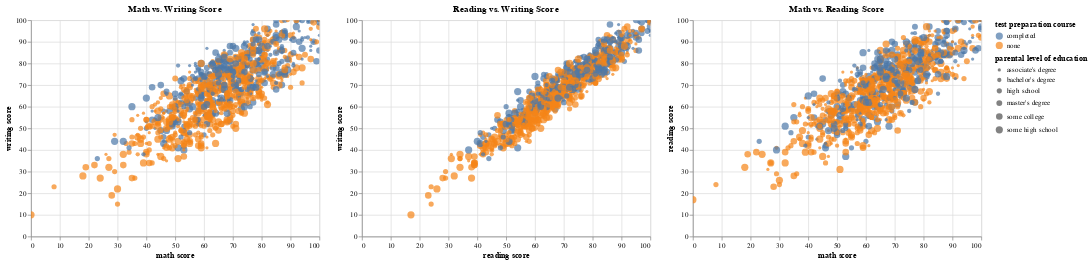

Notebook code for this chart:
### Markdown cell above
## Final Visualization

### Code cell
math = alt.Chart(tests).mark_circle().encode(
    x = 'math score',
    y = 'writing score',
    color = alt.Color('test preparation course', scale=alt.Scale()),
    tooltip = ('parental level of education', 'race/ethnicity', 'gender'),
    size=alt.Size('parental level of education',
        scale=alt.Scale(range=(20,100))
    ),
).properties(
    title = 'Math vs. Writing Score'
).interactive()

reading = alt.Chart(tests).mark_circle().encode(
    x = 'reading score',
    y = 'writing score',
    color = alt.Color('test preparation course', scale=alt.Scale()),
    tooltip = ('parental level of education', 'race/ethnicity', 'gender'),
    size=alt.Size('parental level of education',
        scale=alt.Scale(range=(20,100))
    ),
).properties(
    title = 'Reading vs. Writing Score'
).interactive() 

writing = alt.Chart(tests).mark_circle().encode(
    x = 'math score',
    y = 'reading score',
    color = alt.Color('test preparation course', scale=alt.Scale()),
    tooltip = ('parental level of education', 'race/ethnicity', 'gender'),
    size=alt.Size('parental level of education',
        scale=alt.Scale(range=(20,100))
    ),
).properties(
    title = 'Math vs. Reading Score'
).interactive()

plt = math | reading | writing


math | reading | writing

### Figure 1 — Vega-Lite specification as saved in the notebook (floating-point values rounded to 4 significant figures; data arrays with more than 128 entries replaced by an {"elided": "..."} marker saying what was removed)
{"config": {"view": {"continuousWidth": 400, "continuousHeight": 300}}, "hconcat": [{"mark": "circle", "encoding": {"color": {"type": "nominal", "field": "test preparation course", "scale": {}}, "size": {"type": "nominal", "field": "parental level of education", "scale": {"range": [20, 100]}}, "tooltip": [{"type": "nominal", "field": "parental level of education"}, {"type": "nominal", "field": "race/ethnicity"}, {"type": "nominal", "field": "gender"}], "x": {"type": "quantitative", "field": "math score"}, "y": {"type": "quantitative", "field": "writing score"}}, "selection": {"selector090": {"type": "interval", "bind": "scales", "encodings": ["x", "y"]}}, "title": "Math vs. Writing Score"}, {"mark": "circle", "encoding": {"color": {"type": "nominal", "field": "test preparation course", "scale": {}}, "size": {"type": "nominal", "field": "parental level of education", "scale": {"range": [20, 100]}}, "tooltip": [{"type": "nominal", "field": "parental level of education"}, {"type": "nominal", "field": "race/ethnicity"}, {"type": "nominal", "field": "gender"}], "x": {"type": "quantitative", "field": "reading score"}, "y": {"type": "quantitative", "field": "writing score"}}, "selection": {"selector091": {"type": "interval", "bind": "scales", "encodings": ["x", "y"]}}, "title": "Reading vs. Writing Score"}, {"mark": "circle", "encoding": {"color": {"type": "nominal", "field": "test preparation course", "scale": {}}, "size": {"type": "nominal", "field": "parental level of education", "scale": {"range": [20, 100]}}, "tooltip": [{"type": "nominal", "field": "parental level of education"}, {"type": "nominal", "field": "race/ethnicity"}, {"type": "nominal", "field": "gender"}], "x": {"type": "quantitative", "field": "math score"}, "y": {"type": "quantitative", "field": "reading score"}}, "selection": {"selector092": {"type": "interval", "bind": "scales", "encodings": ["x", "y"]}}, "title": "Math vs. Reading Score"}], "data": {"name": "data-7dcb221da3692d880cb9630bc91188b0"}, "$schema": "https://vega.github.io/schema/vega-lite/v4.8.1.json", "datasets": {"data-7dcb221da3692d880cb9630bc91188b0": {"elided": "1000 records"}}}
